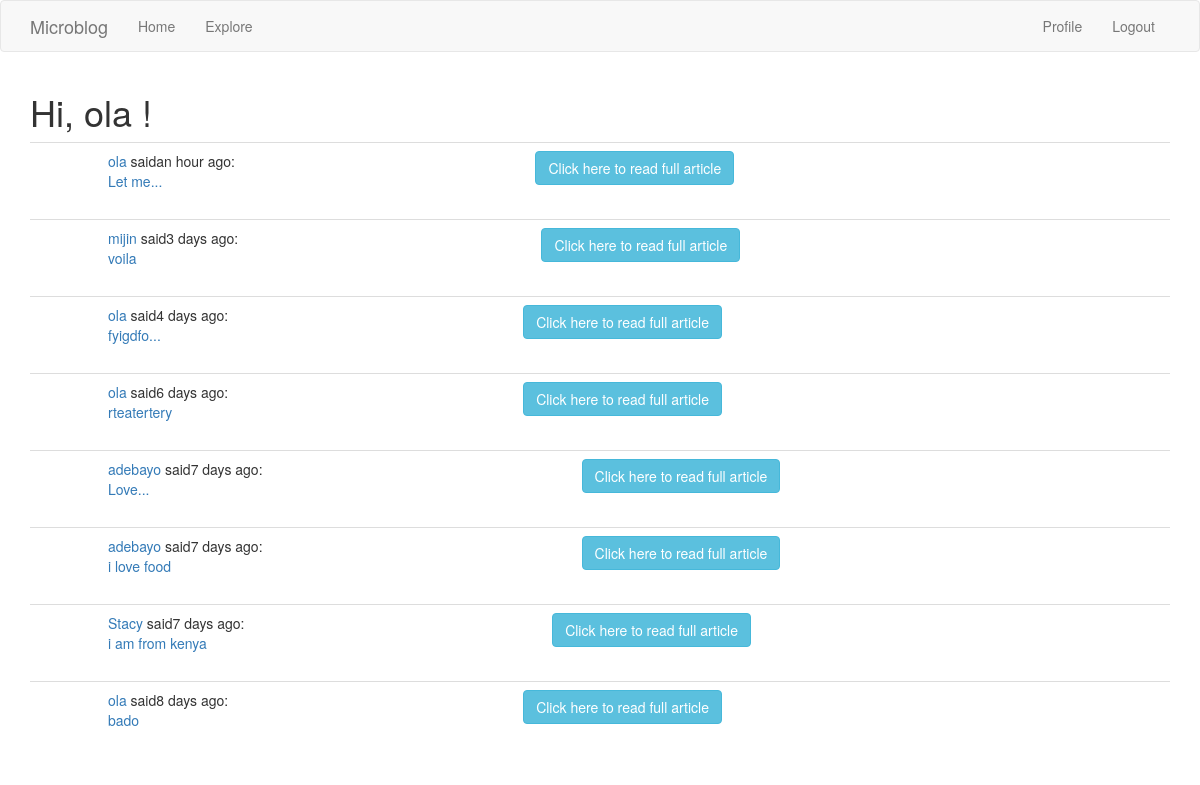
The page /explore (signed in) on the database its author committed.
### app/models.py (models this page shows, shortened)
class User(UserMixin, db.Model):
    id = db.Column(db.Integer, primary_key = True)
    username = db.Column(db.String(64), index =True, unique=True)
    email = db.Column(db.String(120), index=True,unique = True)
    password_hash = db.Column(db.String(128))
    posts = db.relationship('Post', backref ='author',lazy = 'dynamic')
    about_me = db.Column(db.String(140))
    last_seen = db.Column(db.DateTime, default = datetime.utcnow)

class Post(db.Model):
    id = db.Column(db.Integer,primary_key=True)
    body = db.Column(db.String(140))
    timestamp = db.Column(db.DateTime, index= True, default =datetime.utcnow)
    user_id = db.Column(db.Integer,db.ForeignKey('user.id'))

### app/main/routes.py (the view)
@bp.route('/explore')
@login_required
def explore():
    page = request.args.get('page', 1, type=int)
    posts = Post.query.order_by(Post.timestamp.desc()).paginate(
        page, current_app.config['POSTS_PER_PAGE'], False)
    next_url = url_for('main.explore', page=posts.next_num) \
        if posts.has_next else None
    prev_url = url_for('main.explore', page=posts.prev_num) \
        if posts.has_prev else None
    return render_template('index.html', title='Explore',
     posts=posts.items,next_url=next_url,prev_url=prev_url)

### app/main/routes.py (called while the page is built)
@bp.before_request
def before_request():
    if current_user.is_authenticated:
        current_user.last_seen = datetime.utcnow()
        db.session.commit()

### app/models.py (called while the page is built)
@login.user_loader
def load_user(id):
    return User.query.get(int(id))

### app/templates/index.html (shortened to what this page needs)
{% extends "base.html"%}
{% import 'bootstrap/wtf.html' as wtf %}
  {% block app_content %}
    <h1> Hi, {{ current_user.username}} !</h1>
    {% for post in posts %}
      {% include '_post.html'%}
    {% endfor %}
  {% endblock %}

### app/templates/_post.html (shortened to what this page needs)
<table class="table table-hover">
       <tr>
           <td width="70px">
           </td>
           <td>
               <a href="{{ url_for('main.user', username=post.author.username) }}">
                   {{ post.author.username }}
               </a>
               said{{ moment(post.timestamp).fromNow() }}:
               <br>
               <a href="{{url_for('main.fullpost',id=post.id)}}">{{ post.body |truncate (10)}}</a>
           </td>
           <td>
              <a href="{{url_for('main.fullpost',id=post.id)}}"><button class="btn btn-info">Click here to read full article</button></a>
           </td>
       </tr>
   </table>

### rows shown on the page
User: username "ola"
Post: author.username "ola", timestamp "an hour ago", body "Let me..."
Post: author.username "mijin", timestamp "3 days ago", body "voila"
Post: author.username "ola", timestamp "4 days ago", body "fyigdfo..."
Post: author.username "ola", timestamp "6 days ago", body "rteatertery"
Post: author.username "adebayo", timestamp "7 days ago", body "Love..."
Post: author.username "adebayo", timestamp "7 days ago", body "i love food"
Post: author.username "Stacy", timestamp "7 days ago", body "i am from kenya"
Post: author.username "ola", timestamp "8 days ago", body "bado"
